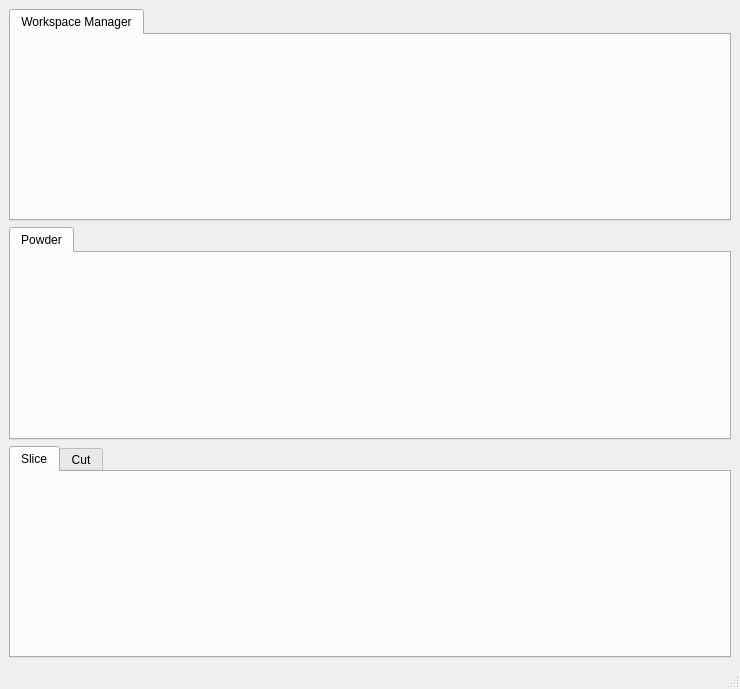
<?xml version="1.0" encoding="UTF-8"?>
<ui version="4.0">
 <class>MainWindow</class>
 <widget class="QMainWindow" name="MainWindow">
  <property name="geometry">
   <rect>
    <x>0</x>
    <y>0</y>
    <width>740</width>
    <height>689</height>
   </rect>
  </property>
  <property name="windowTitle">
   <string>Mantid Mslice</string>
  </property>
  <widget class="QWidget" name="centralwidget">
   <layout class="QGridLayout" name="gridLayout">
    <item row="2" column="0">
     <widget class="QTabWidget" name="tabWidget3">
      <property name="currentIndex">
       <number>0</number>
      </property>
      <widget class="QWidget" name="tab_5">
       <attribute name="title">
        <string>Slice</string>
       </attribute>
       <layout class="QGridLayout" name="gridLayout_6">
        <item row="0" column="0">
         <widget class="SliceWidget" name="wgtSlice" native="true"/>
        </item>
       </layout>
      </widget>
      <widget class="QWidget" name="tab_6">
       <attribute name="title">
        <string>Cut</string>
       </attribute>
       <layout class="QGridLayout" name="gridLayout_7">
        <item row="0" column="0">
         <widget class="CutWidget" name="wgtCut" native="true"/>
        </item>
       </layout>
      </widget>
     </widget>
    </item>
    <item row="1" column="0">
     <widget class="QTabWidget" name="tabWidget2">
      <property name="currentIndex">
       <number>0</number>
      </property>
      <widget class="QWidget" name="tab_3">
       <attribute name="title">
        <string>Powder</string>
       </attribute>
       <layout class="QGridLayout" name="gridLayout_4">
        <item row="0" column="1">
         <spacer name="horizontalSpacer">
          <property name="orientation">
           <enum>Qt::Horizontal</enum>
          </property>
          <property name="sizeHint" stdset="0">
           <size>
            <width>666</width>
            <height>20</height>
           </size>
          </property>
         </spacer>
        </item>
        <item row="0" column="0">
         <widget class="PowderWidget" name="wgtPowder" native="true"/>
        </item>
        <item row="1" column="0">
         <spacer name="verticalSpacer">
          <property name="orientation">
           <enum>Qt::Vertical</enum>
          </property>
          <property name="sizeHint" stdset="0">
           <size>
            <width>20</width>
            <height>137</height>
           </size>
          </property>
         </spacer>
        </item>
       </layout>
      </widget>
     </widget>
    </item>
    <item row="0" column="0">
     <widget class="QTabWidget" name="tabWidget1">
      <property name="currentIndex">
       <number>0</number>
      </property>
      <widget class="QWidget" name="tab">
       <attribute name="title">
        <string>Workspace Manager</string>
       </attribute>
       <layout class="QGridLayout" name="gridLayout_2">
        <item row="0" column="0">
         <widget class="WorkspaceManagerWidget" name="wgtWorkspacemanager" native="true"/>
        </item>
       </layout>
      </widget>
     </widget>
    </item>
   </layout>
  </widget>
  <widget class="QStatusBar" name="statusbar"/>
 </widget>
 <customwidgets>
  <customwidget>
   <class>PowderWidget</class>
   <extends>QWidget</extends>
   <header>widgets/projection/powder/powder.h</header>
   <container>1</container>
  </customwidget>
  <customwidget>
   <class>WorkspaceManagerWidget</class>
   <extends>QWidget</extends>
   <header>widgets/workspacemanager/workspacemanager.h</header>
   <container>1</container>
  </customwidget>
  <customwidget>
   <class>SliceWidget</class>
   <extends>QWidget</extends>
   <header>widgets/slice/slice.h</header>
   <container>1</container>
  </customwidget>
  <customwidget>
   <class>CutWidget</class>
   <extends>QWidget</extends>
   <header>widgets/cut/cut.h</header>
   <container>1</container>
  </customwidget>
 </customwidgets>
 <resources/>
 <connections/>
</ui>
